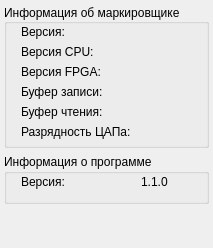
      <widget class="QWidget" name="tabInfo">
       <attribute name="title">
        <string>Информация</string>
       </attribute>
       <layout class="QVBoxLayout" name="verticalLayout_4">
        <property name="margin">
         <number>4</number>
        </property>
        <item>
         <widget class="QGroupBox" name="groupBox_5">
          <property name="sizePolicy">
           <sizepolicy hsizetype="MinimumExpanding" vsizetype="Preferred">
            <horstretch>0</horstretch>
            <verstretch>0</verstretch>
           </sizepolicy>
          </property>
          <property name="minimumSize">
           <size>
            <width>0</width>
            <height>144</height>
           </size>
          </property>
          <property name="maximumSize">
           <size>
            <width>16777215</width>
            <height>144</height>
           </size>
          </property>
          <property name="title">
           <string>Информация об маркировщике</string>
          </property>
          <property name="alignment">
           <set>Qt::AlignLeading|Qt::AlignLeft|Qt::AlignVCenter</set>
          </property>
          <widget class="QLabel" name="label_5">
           <property name="geometry">
            <rect>
             <x>17</x>
             <y>20</y>
             <width>47</width>
             <height>16</height>
            </rect>
           </property>
           <property name="text">
            <string>Версия:</string>
           </property>
          </widget>
          <widget class="QLabel" name="label_1">
           <property name="geometry">
            <rect>
             <x>17</x>
             <y>40</y>
             <width>73</width>
             <height>16</height>
            </rect>
           </property>
           <property name="text">
            <string>Версия CPU:</string>
           </property>
          </widget>
          <widget class="QLabel" name="label_2">
           <property name="geometry">
            <rect>
             <x>17</x>
             <y>60</y>
             <width>80</width>
             <height>16</height>
            </rect>
           </property>
           <property name="text">
            <string>Версия FPGA:</string>
           </property>
          </widget>
          <widget class="QLabel" name="label_3">
           <property name="geometry">
            <rect>
             <x>17</x>
             <y>80</y>
             <width>91</width>
             <height>16</height>
            </rect>
           </property>
           <property name="text">
            <string>Буфер записи:</string>
           </property>
          </widget>
          <widget class="QLabel" name="label_4">
           <property name="geometry">
            <rect>
             <x>17</x>
             <y>100</y>
             <width>89</width>
             <height>16</height>
            </rect>
           </property>
           <property name="text">
            <string>Буфер чтения:</string>
           </property>
          </widget>
          <widget class="QLabel" name="labelVersion">
           <property name="geometry">
            <rect>
             <x>137</x>
             <y>20</y>
             <width>211</width>
             <height>16</height>
            </rect>
           </property>
           <property name="text">
            <string/>
           </property>
          </widget>
          <widget class="QLabel" name="labelVersionCPU">
           <property name="geometry">
            <rect>
             <x>137</x>
             <y>40</y>
             <width>211</width>
             <height>16</height>
            </rect>
           </property>
           <property name="text">
            <string/>
           </property>
          </widget>
          <widget class="QLabel" name="labelVersionFPGA">
           <property name="geometry">
            <rect>
             <x>137</x>
             <y>60</y>
             <width>211</width>
             <height>16</height>
            </rect>
           </property>
           <property name="text">
            <string/>
           </property>
          </widget>
          <widget class="QLabel" name="labelBufferWrite">
           <property name="geometry">
            <rect>
             <x>137</x>
             <y>80</y>
             <width>211</width>
             <height>16</height>
            </rect>
           </property>
           <property name="text">
            <string/>
           </property>
          </widget>
          <widget class="QLabel" name="labelBufferRead">
           <property name="geometry">
            <rect>
             <x>137</x>
             <y>100</y>
             <width>211</width>
             <height>16</height>
            </rect>
           </property>
           <property name="text">
            <string/>
           </property>
          </widget>
          <widget class="QLabel" name="label_31">
           <property name="geometry">
            <rect>
             <x>17</x>
             <y>120</y>
             <width>121</width>
             <height>16</height>
            </rect>
           </property>
           <property name="text">
            <string>Разрядность ЦАПа:</string>
           </property>
          </widget>
          <widget class="QLabel" name="labelDAC">
           <property name="geometry">
            <rect>
             <x>137</x>
             <y>120</y>
             <width>211</width>
             <height>16</height>
            </rect>
           </property>
           <property name="text">
            <string/>
           </property>
          </widget>
         </widget>
        </item>
        <item>
         <widget class="QGroupBox" name="groupBox_4">
          <property name="minimumSize">
           <size>
            <width>0</width>
            <height>50</height>
           </size>
          </property>
          <property name="title">
           <string>Информация о программе</string>
          </property>
          <widget class="QLabel" name="label_52">
           <property name="geometry">
            <rect>
             <x>17</x>
             <y>20</y>
             <width>47</width>
             <height>16</height>
            </rect>
           </property>
           <property name="text">
            <string>Версия:</string>
           </property>
          </widget>
          <widget class="QLabel" name="labelVersion_2">
           <property name="geometry">
            <rect>
             <x>137</x>
             <y>20</y>
             <width>211</width>
             <height>16</height>
            </rect>
           </property>
           <property name="text">
            <string>1.1.0</string>
           </property>
          </widget>
         </widget>
        </item>
        <item>
         <spacer name="verticalSpacer">
          <property name="orientation">
           <enum>Qt::Vertical</enum>
          </property>
          <property name="sizeHint" stdset="0">
           <size>
            <width>20</width>
            <height>40</height>
           </size>
          </property>
         </spacer>
        </item>
       </layout>
      </widget>
